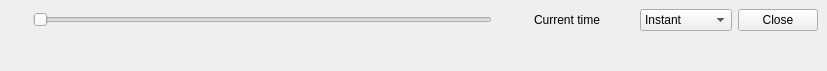
<?xml version="1.0" encoding="UTF-8"?>
<ui version="4.0">
 <class>MapStoryAnimationWidget</class>
 <widget class="QDockWidget" name="MapStoryAnimationWidget">
  <property name="geometry">
   <rect>
    <x>0</x>
    <y>0</y>
    <width>827</width>
    <height>71</height>
   </rect>
  </property>
  <property name="features">
   <set>QDockWidget::DockWidgetFloatable|QDockWidget::DockWidgetMovable</set>
  </property>
  <property name="windowTitle">
   <string>MapStory animation</string>
  </property>
  <widget class="QWidget" name="dockWidgetContents">
   <layout class="QVBoxLayout" name="verticalLayout">
    <item>
     <layout class="QGridLayout" name="gridLayout">
      <item row="0" column="1" colspan="2">
       <widget class="QSlider" name="timeSlider">
        <property name="sizePolicy">
         <sizepolicy hsizetype="MinimumExpanding" vsizetype="Fixed">
          <horstretch>0</horstretch>
          <verstretch>0</verstretch>
         </sizepolicy>
        </property>
        <property name="minimumSize">
         <size>
          <width>0</width>
          <height>12</height>
         </size>
        </property>
        <property name="maximumSize">
         <size>
          <width>16777215</width>
          <height>20</height>
         </size>
        </property>
        <property name="orientation">
         <enum>Qt::Horizontal</enum>
        </property>
       </widget>
      </item>
      <item row="0" column="5">
       <widget class="QLabel" name="labelCurrent">
        <property name="sizePolicy">
         <sizepolicy hsizetype="Fixed" vsizetype="Preferred">
          <horstretch>0</horstretch>
          <verstretch>0</verstretch>
         </sizepolicy>
        </property>
        <property name="minimumSize">
         <size>
          <width>100</width>
          <height>0</height>
         </size>
        </property>
        <property name="maximumSize">
         <size>
          <width>16777215</width>
          <height>18</height>
         </size>
        </property>
        <property name="text">
         <string>Current time</string>
        </property>
       </widget>
      </item>
      <item row="0" column="0">
       <widget class="QPushButton" name="buttonPlay">
        <property name="enabled">
         <bool>true</bool>
        </property>
        <property name="sizePolicy">
         <sizepolicy hsizetype="Minimum" vsizetype="Fixed">
          <horstretch>0</horstretch>
          <verstretch>0</verstretch>
         </sizepolicy>
        </property>
        <property name="maximumSize">
         <size>
          <width>18</width>
          <height>18</height>
         </size>
        </property>
        <property name="text">
         <string/>
        </property>
        <property name="icon">
         <iconset>
          <normaloff>../resources/play.png</normaloff>../resources/play.png</iconset>
        </property>
        <property name="checkable">
         <bool>true</bool>
        </property>
        <property name="checked">
         <bool>false</bool>
        </property>
        <property name="flat">
         <bool>true</bool>
        </property>
       </widget>
      </item>
      <item row="0" column="3">
       <widget class="QPushButton" name="buttonBack">
        <property name="minimumSize">
         <size>
          <width>12</width>
          <height>12</height>
         </size>
        </property>
        <property name="maximumSize">
         <size>
          <width>12</width>
          <height>12</height>
         </size>
        </property>
        <property name="text">
         <string/>
        </property>
        <property name="icon">
         <iconset>
          <normaloff>../resources/back.png</normaloff>../resources/back.png</iconset>
        </property>
        <property name="iconSize">
         <size>
          <width>12</width>
          <height>12</height>
         </size>
        </property>
        <property name="flat">
         <bool>true</bool>
        </property>
       </widget>
      </item>
      <item row="0" column="4">
       <widget class="QPushButton" name="buttonForward">
        <property name="maximumSize">
         <size>
          <width>12</width>
          <height>12</height>
         </size>
        </property>
        <property name="text">
         <string/>
        </property>
        <property name="icon">
         <iconset>
          <normaloff>../resources/forward.png</normaloff>../resources/forward.png</iconset>
        </property>
        <property name="flat">
         <bool>true</bool>
        </property>
       </widget>
      </item>
      <item row="0" column="7">
       <widget class="QPushButton" name="closeButton">
        <property name="sizePolicy">
         <sizepolicy hsizetype="Maximum" vsizetype="Fixed">
          <horstretch>0</horstretch>
          <verstretch>0</verstretch>
         </sizepolicy>
        </property>
        <property name="text">
         <string>Close</string>
        </property>
       </widget>
      </item>
      <item row="0" column="6">
       <widget class="QComboBox" name="comboMode">
        <property name="sizePolicy">
         <sizepolicy hsizetype="Maximum" vsizetype="Fixed">
          <horstretch>0</horstretch>
          <verstretch>0</verstretch>
         </sizepolicy>
        </property>
        <item>
         <property name="text">
          <string>Instant</string>
         </property>
        </item>
        <item>
         <property name="text">
          <string>Cumulative</string>
         </property>
        </item>
       </widget>
      </item>
     </layout>
    </item>
    <item>
     <spacer name="verticalSpacer">
      <property name="orientation">
       <enum>Qt::Vertical</enum>
      </property>
      <property name="sizeHint" stdset="0">
       <size>
        <width>20</width>
        <height>40</height>
       </size>
      </property>
     </spacer>
    </item>
   </layout>
  </widget>
 </widget>
 <resources/>
 <connections/>
</ui>
